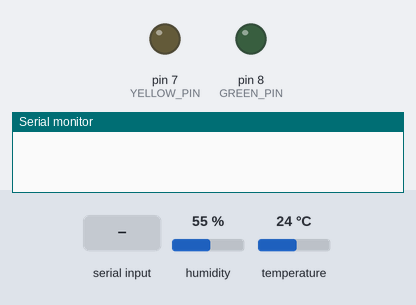
This sketch was run on a simulated Arduino Uno, built with avr-gcc and run on an emulated ATmega328P. Shown: output pins drawn as LEDs (lit = HIGH), the last lines printed to the serial monitor. Inputs (shaded band) come from the test bench; at power-on: humidity 55 %, temperature 24 °C.

Above: at 5.8 s.
5.9 s: "on" received over the second serial link
At 10.9 s:
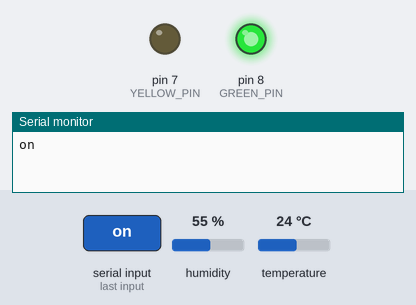
11.9 s: "of" received over the second serial link
At 16.2 s:
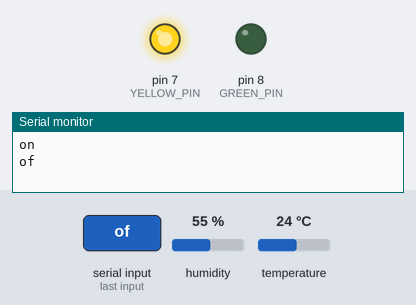
Timing chart, 0 to 17.7 s (numbered marks = the images above; inputs shaded):
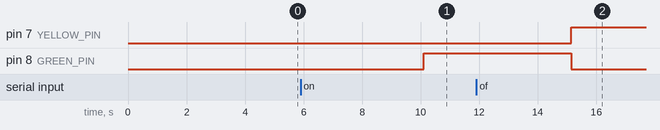

Measured:
- after the input at 5.9 s, pin 8 (GREEN_PIN): LOW → HIGH after 4.2 s
- after the input at 11.9 s, pin 7 (YELLOW_PIN): LOW → HIGH after 3.2 s; pin 8 (GREEN_PIN): HIGH → LOW after 3.2 s

The sketch:

transfer_data.ino
```cpp
#include "DHT.h"
#include <SoftwareSerial.h>

#define TX_PIN 3
#define RX_PIN 4

#define DHT_PIN 2
#define DHTTYPE DHT11

#define GREEN_PIN 8
#define YELLOW_PIN 7

DHT dht(DHT_PIN, DHTTYPE);

int hum;
int temp;
String s_hum = ":h:";
String s_tem = ":t:";
String readString;

SoftwareSerial BT(TX_PIN, RX_PIN);


void setup() {
  // put your setup code here, to run once:
  Serial.begin(9600);
  BT.begin(9600);
  pinMode(7, OUTPUT);
  pinMode(8, OUTPUT);
}

void loop() {
  // put your main code here, to run repeatedly:
  hum = dht.readHumidity();
  temp = dht.readTemperature();

  BT.print(s_hum+String(hum)+s_tem+String(temp));
  while(BT.available()) {
    delay(3);
    char c = BT.read();
    readString += c;
  }
  readString.trim();

  if(readString.length() > 0) {
    if(readString.indexOf("on")!= -1) {
      digitalWrite(GREEN_PIN, HIGH);
      digitalWrite(YELLOW_PIN, LOW);
    }
    if(readString.indexOf("of")!= -1) {
      digitalWrite(GREEN_PIN, LOW);
      digitalWrite(YELLOW_PIN, HIGH);
    }
  }
  Serial.println(readString);
  readString = "";
  delay(5000);
}
```
